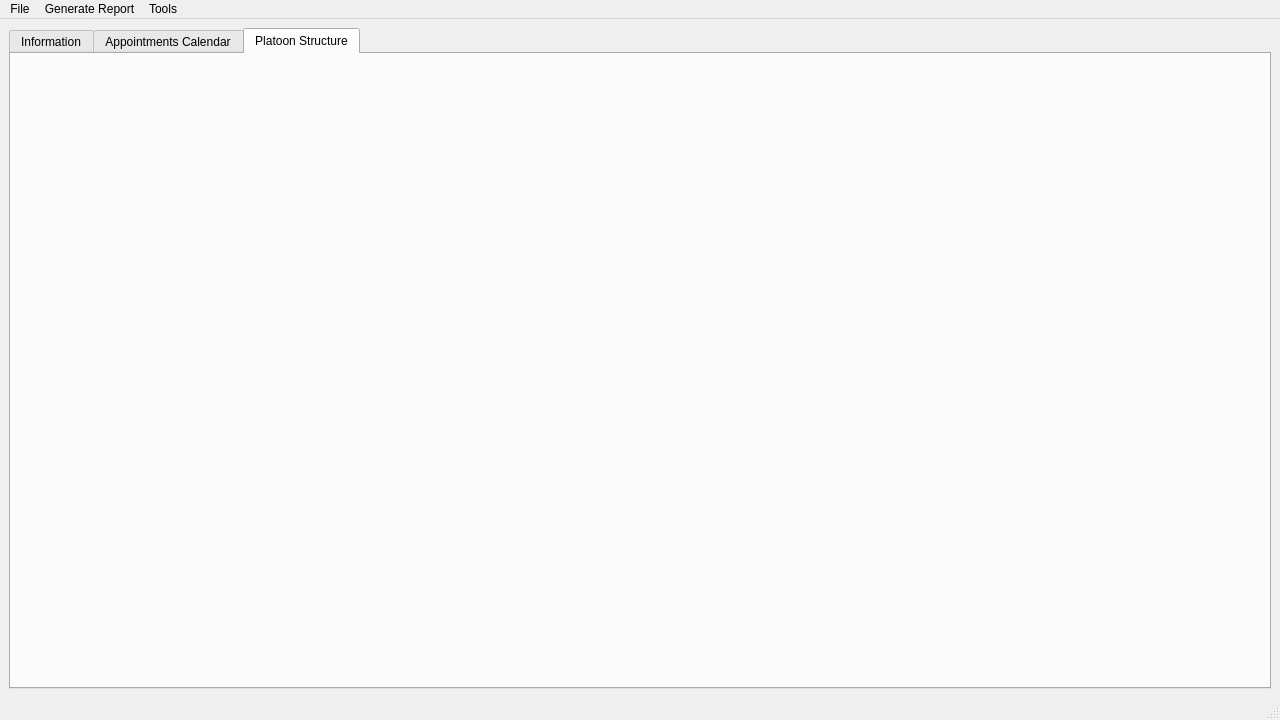
<?xml version="1.0" encoding="UTF-8"?>
<ui version="4.0">
 <author>James Lennon</author>
 <class>MainWindow</class>
 <widget class="QMainWindow" name="MainWindow">
  <property name="geometry">
   <rect>
    <x>0</x>
    <y>0</y>
    <width>1280</width>
    <height>720</height>
   </rect>
  </property>
  <property name="sizePolicy">
   <sizepolicy hsizetype="Expanding" vsizetype="Expanding">
    <horstretch>255</horstretch>
    <verstretch>255</verstretch>
   </sizepolicy>
  </property>
  <property name="windowTitle">
   <string>Platoon Administration Software</string>
  </property>
  <property name="windowIcon">
   <iconset>
    <normaloff>../Pictures/GearIcon.png</normaloff>../Pictures/GearIcon.png</iconset>
  </property>
  <property name="autoFillBackground">
   <bool>true</bool>
  </property>
  <widget class="QWidget" name="centralwidget">
   <property name="sizePolicy">
    <sizepolicy hsizetype="Expanding" vsizetype="Expanding">
     <horstretch>0</horstretch>
     <verstretch>0</verstretch>
    </sizepolicy>
   </property>
   <property name="maximumSize">
    <size>
     <width>16777215</width>
     <height>16777215</height>
    </size>
   </property>
   <property name="sizeIncrement">
    <size>
     <width>0</width>
     <height>0</height>
    </size>
   </property>
   <property name="baseSize">
    <size>
     <width>0</width>
     <height>0</height>
    </size>
   </property>
   <layout class="QGridLayout" name="gridLayout" rowstretch="0" columnstretch="0">
    <property name="sizeConstraint">
     <enum>QLayout::SetMaximumSize</enum>
    </property>
    <item row="0" column="0">
     <widget class="QTabWidget" name="tabWidget">
      <property name="currentIndex">
       <number>2</number>
      </property>
      <widget class="QWidget" name="tab_information">
       <property name="sizePolicy">
        <sizepolicy hsizetype="Expanding" vsizetype="Expanding">
         <horstretch>0</horstretch>
         <verstretch>0</verstretch>
        </sizepolicy>
       </property>
       <attribute name="title">
        <string>Information</string>
       </attribute>
       <layout class="QGridLayout" name="gridLayout_4">
        <item row="0" column="0">
         <widget class="QListWidget" name="infoListWidget"/>
        </item>
        <item row="0" column="1" rowspan="2">
         <widget class="QCalendarWidget" name="infoCalendarWidget"/>
        </item>
        <item row="1" column="0">
         <widget class="QTextBrowser" name="infoTextBrowser"/>
        </item>
       </layout>
      </widget>
      <widget class="QWidget" name="tab_calendar">
       <property name="sizePolicy">
        <sizepolicy hsizetype="Expanding" vsizetype="Expanding">
         <horstretch>0</horstretch>
         <verstretch>0</verstretch>
        </sizepolicy>
       </property>
       <property name="maximumSize">
        <size>
         <width>10000</width>
         <height>1000</height>
        </size>
       </property>
       <attribute name="title">
        <string>Appointments Calendar</string>
       </attribute>
       <layout class="QGridLayout" name="gridLayout_2">
        <item row="0" column="1" rowspan="4">
         <widget class="QCalendarWidget" name="aptCalendarWidget">
          <property name="sizePolicy">
           <sizepolicy hsizetype="Expanding" vsizetype="Expanding">
            <horstretch>0</horstretch>
            <verstretch>0</verstretch>
           </sizepolicy>
          </property>
          <property name="maximumSize">
           <size>
            <width>10000</width>
            <height>1000</height>
           </size>
          </property>
         </widget>
        </item>
        <item row="2" column="0">
         <widget class="QTextBrowser" name="aptTextBrowser"/>
        </item>
        <item row="1" column="0">
         <widget class="QListWidget" name="aptListWidget"/>
        </item>
       </layout>
      </widget>
      <widget class="QWidget" name="tab_structure">
       <property name="sizePolicy">
        <sizepolicy hsizetype="Preferred" vsizetype="Expanding">
         <horstretch>0</horstretch>
         <verstretch>0</verstretch>
        </sizepolicy>
       </property>
       <attribute name="title">
        <string>Platoon Structure</string>
       </attribute>
      </widget>
     </widget>
    </item>
   </layout>
  </widget>
  <widget class="QMenuBar" name="menubar">
   <property name="geometry">
    <rect>
     <x>0</x>
     <y>0</y>
     <width>1280</width>
     <height>27</height>
    </rect>
   </property>
   <widget class="QMenu" name="menuFile">
    <property name="title">
     <string>File</string>
    </property>
    <addaction name="actionExit"/>
   </widget>
   <widget class="QMenu" name="menuGenerate_Report">
    <property name="title">
     <string>Generate Report</string>
    </property>
    <addaction name="actionGenerate_All_Reports"/>
   </widget>
   <widget class="QMenu" name="menuTools">
    <property name="title">
     <string>Tools</string>
    </property>
    <addaction name="actionUpdate_Information_Board"/>
   </widget>
   <addaction name="menuFile"/>
   <addaction name="menuGenerate_Report"/>
   <addaction name="menuTools"/>
  </widget>
  <widget class="QStatusBar" name="statusbar"/>
  <action name="actionExit">
   <property name="text">
    <string>Exit</string>
   </property>
  </action>
  <action name="actionAppointment_Calendar">
   <property name="text">
    <string>Appointment Calendar</string>
   </property>
  </action>
  <action name="actionInformation_Board">
   <property name="text">
    <string>Information Board</string>
   </property>
  </action>
  <action name="actionGenerate_All_Reports">
   <property name="text">
    <string>Generate All Reports</string>
   </property>
  </action>
  <action name="actionEdit_Database">
   <property name="text">
    <string>Edit Database</string>
   </property>
  </action>
  <action name="actionUpdate_Information_Board">
   <property name="text">
    <string>Update Information Board</string>
   </property>
  </action>
  <action name="actionEdit_Database_2">
   <property name="text">
    <string>Edit Database</string>
   </property>
  </action>
 </widget>
 <resources/>
 <connections/>
</ui>
